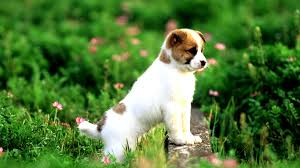
#> input picture open cv/thresholding/dog.jpg, 300 x 168 px
$ python adaptive.py
#> lines starting #> are read from the running program, lines starting #| are printed output that depends on the picture; after the words box and inside, x2 and y2 are one past the last pixel; in counts of white or black regions, pixels touching at a corner belong together
import cv2
import numpy as np
from matplotlib import pyplot as plt

img = cv2.imread('dog.jpg')
#> img is the input picture: shape (168, 300, 3); mean B, G, R 57.6, 120.4, 81.3
img = img[:, :, 0]
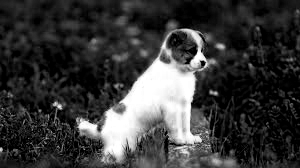
#> img: shape (168, 300); min 0, max 255, mean 57.6
img = cv2.GaussianBlur(img, (5, 5), 0)
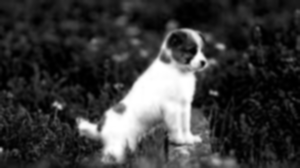
#> img: shape (168, 300); min 0, max 255, mean 57.6


blockSize = 301
C = 1
th2 = cv2.adaptiveThreshold(img,255,cv2.ADAPTIVE_THRESH_MEAN_C,\
            cv2.THRESH_BINARY,blockSize,C)
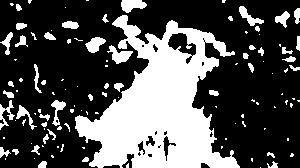
#> th2: shape (168, 300); 32.3% white; 114 white regions (69 under 20 px), largest, box (x1, y1, x2, y2) and area: (75, 15, 240, 168) 12832, (121, 0, 147, 13) 230, (107, 45, 133, 64) 230
#th3 = cv2.adaptiveThreshold(img,255,cv2.ADAPTIVE_THRESH_GAUSSIAN_C,\
#            cv2.THRESH_BINARY,blockSize,C)
th3 = cv2.adaptiveThreshold(img,255,cv2.ADAPTIVE_THRESH_GAUSSIAN_C,\
            cv2.THRESH_BINARY,blockSize,C)
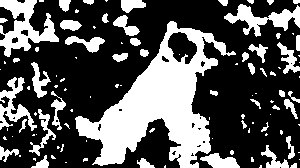
#> th3: shape (168, 300); 33.8% white; 106 white regions (60 under 20 px), largest, box (x1, y1, x2, y2) and area: (75, 21, 236, 168) 8957, (0, 0, 59, 57) 1516, (224, 4, 300, 37) 970

plt.subplot(211)
plt.imshow(th2, cmap = 'gray')
plt.subplot(212)
plt.imshow(th3, cmap = 'gray')

#plt.imshow(img, cmap = 'gray')
#plt.plot(th2[100])

$ run again, with open cv/thresholding/1.png saved as open cv/thresholding/dog.jpg
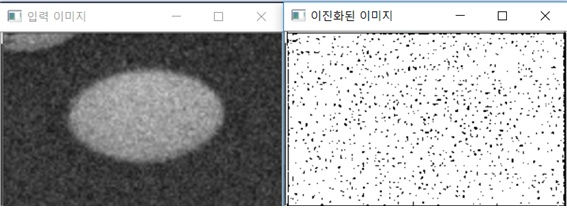
#> input picture open cv/thresholding/1.png, 567 x 208 px
#> img is the input picture: shape (208, 567, 3); mean B, G, R 171.4, 171.1, 170.6
#> `th2 = cv2.adaptiveThreshold(img,255,cv2.ADAPTIVE_THRESH_MEAN_C,\ cv2.T..`:
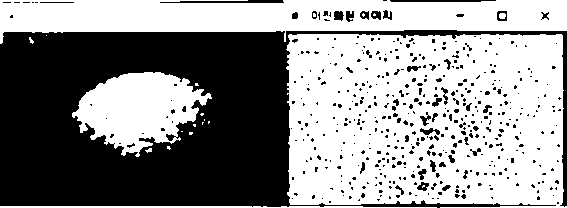
#> th2: shape (208, 567); 57.4% white; 482 black regions (441 under 20 px), largest, box (x1, y1, x2, y2) and area: (0, 30, 567, 208) 45352, (160, 0, 284, 3) 262, (390, 0, 496, 2) 196
#> th3: shape (208, 567); 56.4% white; 466 black regions (361 under 20 px), largest, box (x1, y1, x2, y2) and area: (0, 30, 567, 207) 41356, (292, 200, 557, 208) 897, (0, 0, 284, 4) 601
#> `#plt.plot(th2[100])`:
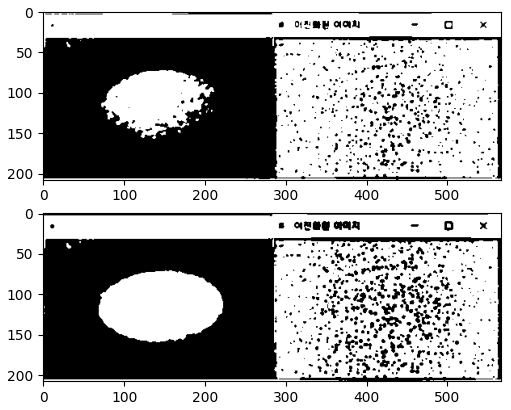
#> figure drawn by matplotlib, 2 panels
